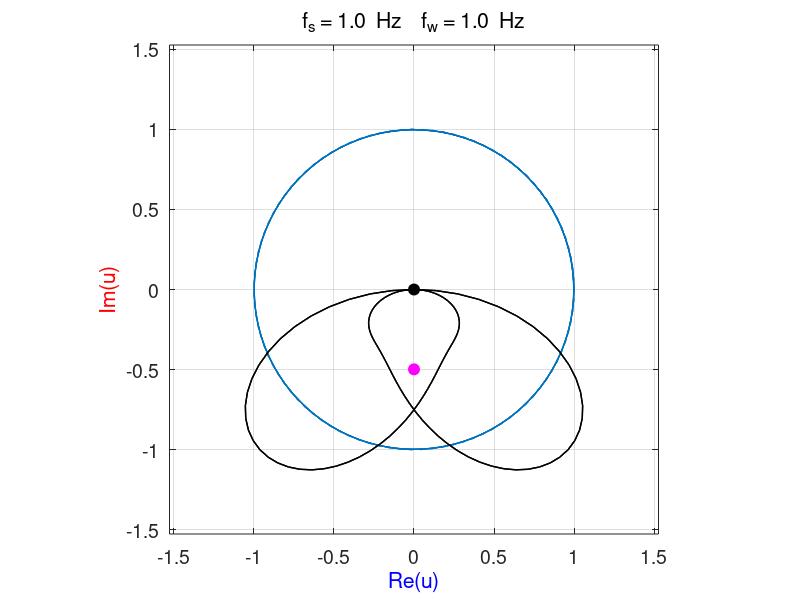

This figure's MATLAB source: (Note: this script raises an error after producing the figure.)
% mathComplex4.m

% Visualization of a Compound Complex Function / Fourier Component
% Phase Portrait at  a winding frequency fw

% DOING PHYSICS WITH MATLAB 
%    ../mphome.htm

% Matlab Version 2018a / 180915

% Ian Cooper
% email: ian.cooper@sydney.edu.au
% School of Physics, University of Sydney

% John A Sims 
% email: john.sims@ufabc.edu.br
% Biomedical Engineering Department
% Federal University of ABC   Sao Bernardo Campus Brasil

clear
close all
clc

%  ANIMATED GIF =======================================================
   flagA = 1;       % save 1 / 0 not save
%  Enter file name
     ag_name = 'ag_A.gif';
%  Delay in seconds before displaying the next image  
    delay = 0.00;  
%  Frame counter start
    nt = 1;

    
% INPUT SECTION =======================================================
% Winding frequency
fw = 1;

% Signal: amplitude R / frequency fs
%         number of periods numT / # elements nT
R = 1;
fs = 1; 
numT = 2;
nT = 251;


% CALCULATION SECTION  ================================================
  Ts = 1/fs;                    % signal period
  t = linspace(0,numT*Ts,nT);   % time elements

  
% Enter signal function ***********************************************
   % h = R.*sin(2*pi*fs*t) ;
   % h = R.*sin(2*pi*fs*t);
     h = 1.0.*sin(2*pi*fs*t) + 0.5.*sin(2*pi*2*fs*t) + 0.25.*sin(2*pi*3*fs*t);
% *********************************************************************

% Complex Exponential Function
   r = exp(-1j*2*pi*fw*t);
% Compound Complex Function   
   u = h .* r;
   uR = real(u);
   uI = imag(u);
   

% GRAPHICS SECTION: ANIMATED PHASE PORTRAIT ===========================   

%  Plot dimensions length
   L = max(abs(u));
   
figure(1)   
  pos = [0.05 0.05 0.30 0.35];
  set(gcf,'Units','normalized');
  set(gcf,'Position',pos);
  set(gcf,'color','w');
    
  for cc = 1: nT
  % Unit Circle    
    tC = linspace(0,2*pi,200); xC = cos(2*pi*tC); yC = sin(2*pi*tC);
    plot(xC,yC)
    hold on
    xlim([-1.1*L,1.1*L])
    ylim([-1.1*L,1.1*L])
    
    grid on
    axis square
    xlabel('Re(u)','color','b') 
    ylabel('Im(u)','color','r')
    set(gca,'fontsize',14)
    box on
  
  % Phase portrait  
    xP = uR; yP = uI;
     plot(xP,yP,'k','linewidth',1)
    xP = [0 uR(cc)]; yP = [0 uI(cc)];
     plot(xP,yP,'k','linewidth',3)
    xP = [0 uR(cc)]; yP = [uI(cc) uI(cc)]; 
      plot(xP,yP,'b','linewidth',1.5)
    xP = [uR(cc) uR(cc)]; yP = [0 uI(cc)]; 
      plot(xP,yP,'r','linewidth',1.5)
    xP = uR(cc); yP = uI(cc); 
      Hplot = plot(xP,yP,'o');  
      set(Hplot,'markersize',8,'markerFaceColor','k','markerEdgeColor','k')
    xP = mean(uR); yP = mean(uI); 
      Hplot = plot(xP,yP,'o');  
      set(Hplot,'markersize',8,'markerFaceColor','m','markerEdgeColor','m')  
      
     
    tm1 = 'f_s = ';       tm2 = num2str(fs, '%2.1f'); tm3 = '  Hz';
    tm4 = '    f_w = ';  tm5 = num2str(fw,'%2.1f');
    tm6 = '  Hz';
    tm = [tm1 tm2 tm3 tm4 tm5 tm6];
    title(tm,'fontweight','normal')
      
    pause(0.01)
   
    hold off
   
% ANIMATION -------------------------------------------------------------
 if flagA == 1    
   frame = getframe(1);
   im = frame2im(frame);
   [imind,cm] = rgb2ind(im,256);
%  On the first loop, create the file. In subsequent loops, append.
     if nt == 1
        imwrite(imind,cm,ag_name,'gif','DelayTime',delay,'loopcount',inf);
     else
        imwrite(imind,cm,ag_name,'gif','DelayTime',delay,'writemode','append');
     end
        nt = nt+1;
 end 
   hold off
  
  end
  
  
  
  
  
  
  
 
